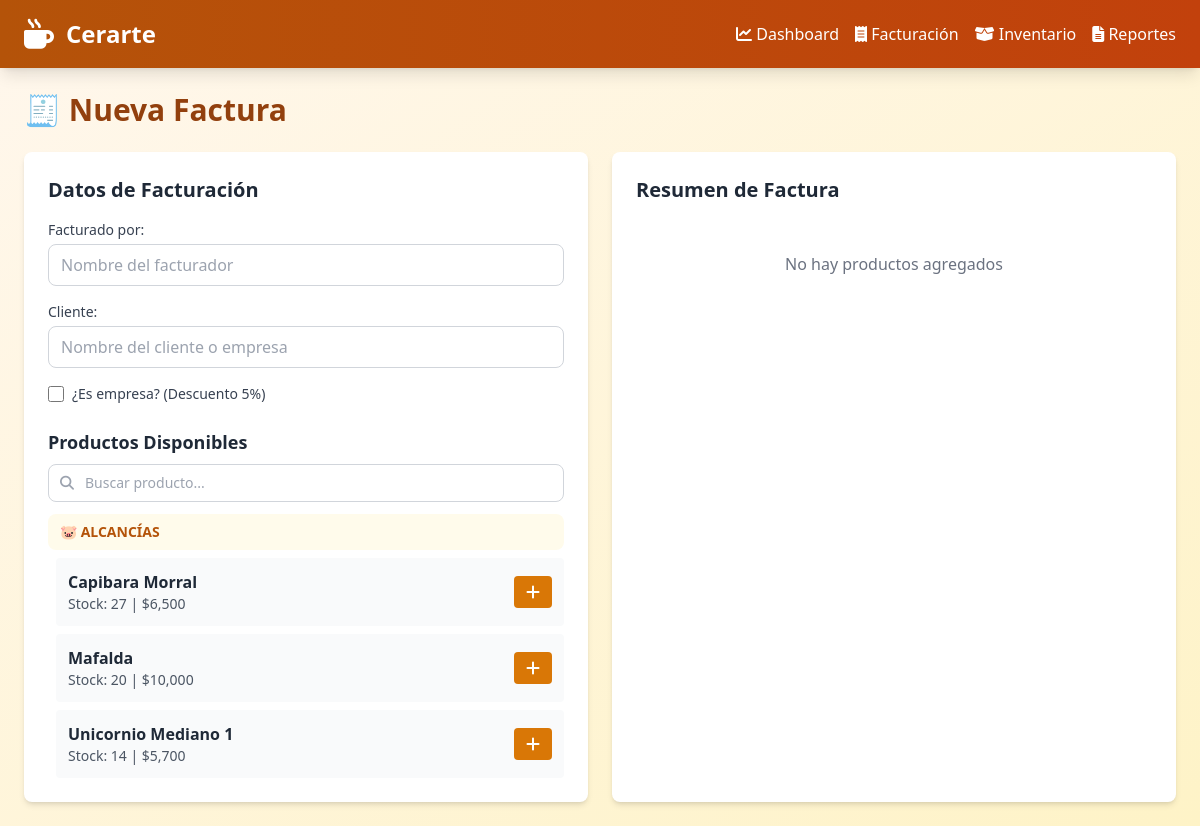
/facturacion, run on the app's committed database.
### tables this page shows
CREATE TABLE productos (
            id INTEGER PRIMARY KEY AUTOINCREMENT,
            nombre TEXT NOT NULL,
            precio REAL NOT NULL,
            stock INTEGER NOT NULL DEFAULT 0,
            categoria TEXT NOT NULL,
            fecha_ingreso TEXT NOT NULL,
            ventas INTEGER NOT NULL DEFAULT 0
        );

### app.py (the view)
@app.route('/facturacion')
def facturacion():
    conn = get_db()
    productos = [dict(r) for r in conn.execute("SELECT * FROM productos WHERE stock>0 ORDER BY categoria,nombre").fetchall()]
    conn.close()
    return render_template('facturacion.html', productos=productos, categorias=['Alcancías','Materas','Decoración'])

### app.py (called while the page is built)
def get_db():
    conn = sqlite3.connect(DB_PATH)
    conn.row_factory = sqlite3.Row
    return conn

### templates/facturacion.html (shortened to what this page needs)
{% extends "base.html" %}
{% set page = 'facturacion' %}
{% block content %}
<div class="p-6">
  <h1 class="text-3xl font-bold text-amber-800 mb-6">🧾 Nueva Factura</h1>
  <div class="grid grid-cols-1 lg:grid-cols-2 gap-6">
    <div class="bg-white p-6 rounded-lg shadow-md">
      <h2 class="text-xl font-bold text-gray-800 mb-4">Datos de Facturación</h2>
      <div class="space-y-4">
        <div>
          <label class="block text-sm font-medium text-gray-700 mb-1">Facturado por:</label>
          <input id="facturador" type="text" placeholder="Nombre del facturador"
            class="w-full border border-gray-300 rounded-lg px-3 py-2 focus:ring-2 focus:ring-amber-500">
        </div>
        <div>
          <label class="block text-sm font-medium text-gray-700 mb-1">Cliente:</label>
          <input id="cliente" type="text" placeholder="Nombre del cliente o empresa"
            class="w-full border border-gray-300 rounded-lg px-3 py-2 focus:ring-2 focus:ring-amber-500">
        </div>
        <div class="flex items-center gap-2">
          <input type="checkbox" id="esEmpresa" onchange="recalcular()" class="w-4 h-4 text-amber-600">
          <label for="esEmpresa" class="text-sm font-medium text-gray-700">¿Es empresa? (Descuento 5%)</label>
        </div>
      </div>
      <h3 class="text-lg font-bold text-gray-800 mt-6 mb-2">Productos Disponibles</h3>
      <div class="relative mb-3">
        <i class="fas fa-search absolute left-3 top-1/2 -translate-y-1/2 text-gray-400 text-sm"></i>
        <input id="buscador-prod" type="text" oninput="filtrarProductos()"
          placeholder="Buscar producto..."
          class="w-full pl-9 pr-4 py-2 text-sm border border-gray-300 rounded-lg focus:ring-2 focus:ring-amber-500 focus:border-transparent">
      </div>
      <div id="lista-productos" class="max-h-96 overflow-y-auto space-y-4">
        {% for cat in categorias %}
        {% set cat_prods = productos | selectattr('categoria', 'equalto', cat) | list %}
        {% if cat_prods %}
        <div class="cat-grupo">
          <h4 class="cat-titulo text-sm font-bold text-amber-700 mb-2 flex items-center gap-2 bg-amber-50 px-3 py-2 rounded-lg">
            {% if cat == 'Alcancías' %}🐷{% elif cat == 'Materas' %}🪴{% else %}✨{% endif %} {{ cat.upper() }}
          </h4>
          <div class="space-y-2">
            {% for p in cat_prods %}
            <div class="prod-item flex items-center justify-between p-3 bg-gray-50 rounded hover:bg-amber-50 transition ml-2"
                 data-nombre="{{ p.nombre | lower }}">
              <div>
                <p class="font-semibold text-gray-800">{{ p.nombre }}</p>
                <p class="text-sm text-gray-600">Stock: {{ p.stock }} | ${{ "{:,.0f}".format(p.precio) }}</p>
              </div>
              <button onclick="agregarItem({{ p.id }}, '{{ p.nombre }}', {{ p.precio }}, {{ p.stock }})"
                class="bg-amber-600 text-white px-3 py-1 rounded hover:bg-amber-700 transition">
                <i class="fas fa-plus"></i>
              </button>
            </div>
            {% endfor %}
          </div>
        </div>
        {% endif %}
        {% endfor %}
      </div>
    </div>
    <div class="bg-white p-6 rounded-lg shadow-md">
      <h2 class="text-xl font-bold text-gray-800 mb-4">Resumen de Factura</h2>
      <div id="resumen-vacio" class="text-gray-500 text-center py-8">No hay productos agregados</div>
    </div>
  </div>
</div>
{% endblock %}

### data on the page
productos: categoria "Alcancías" (drawn), nombre "Capibara Morral", stock "27", precio "6,500"
productos: nombre "Mafalda", stock "20", precio "10,000"
productos: nombre "Unicornio Mediano 1", stock "14", precio "5,700"

### other printed values
{{ cat.upper() }} "ALCANCÍAS"
